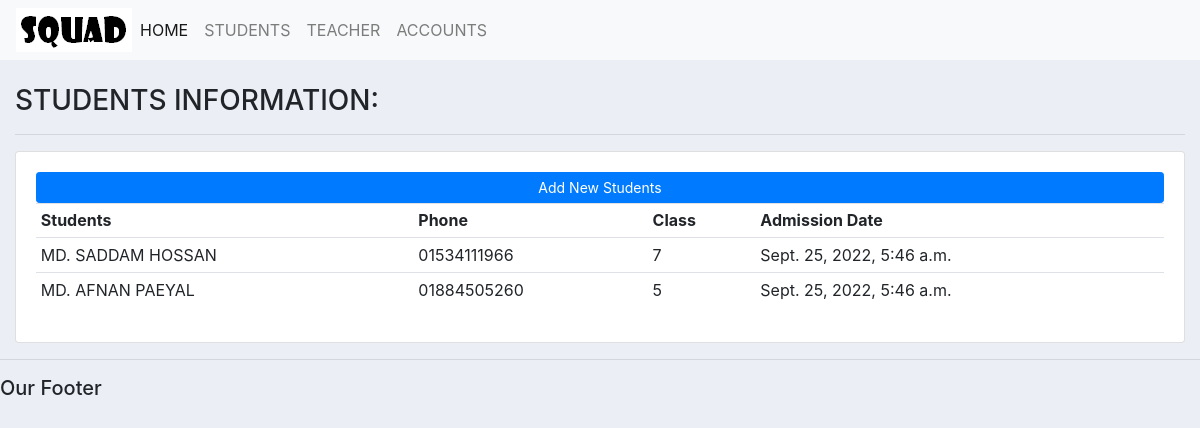
The page /students/ on the database its author committed.
### SM/models.py (models this page shows, shortened)
class Student(models.Model):
    name = models.CharField(max_length=200, null=True)
    phone = models.CharField(max_length=200, null=True)
    date_admitted = models.DateTimeField(auto_now_add=True, null=True)
    class_admitted = models.CharField(max_length=200, null=True)

### SM/views.py (the view)
# urls.py: path('students/', views.Students, name='students'),
def Students(request):
    students = Student.objects.all()
    context = {'students': students}
    return render(request, 'sm/student_info.html', context)

### SM/templates/sm/student_info.html
{% extends 'sm/main.html' %}
{% block content %}
<br>
<div class="row">
    <div class="col-md">
        <h3>STUDENTS INFORMATION:</h3>
        <hr>
        <div class="card card-body">
            <a class="btn btn-primary  btn-sm btn-block" href="{% url 'add_student' %}">Add New Students</a>
            <table class="table table-sm">
                <tr>
                    <th>Students</th>
                    <th>Phone</th>
                    <th>Class</th>
                    <th>Admission Date</th>
                </tr>
                {% for i in students %}
                <tr>
                    <td>{{i.name}}</td>
                    <td>{{i.phone}}</td>
                    <td>{{i.class_admitted}}</td>
                    <td>{{i.date_admitted}}</td>
                </tr>
                {% endfor %}
            </table>
        </div>
    </div>
</div>
</div>
{% endblock %}

### static/css/main.css (style rules this page uses)
body { background-color: #ebeff5; }

### rows shown on the page
Student: name "MD. SADDAM HOSSAN", phone "01534111966", class_admitted "7", date_admitted "Sept. 25, 2022, 5:46 a.m."
Student: name "MD. AFNAN PAEYAL", phone "01884505260", class_admitted "5", date_admitted "Sept. 25, 2022, 5:46 a.m."
